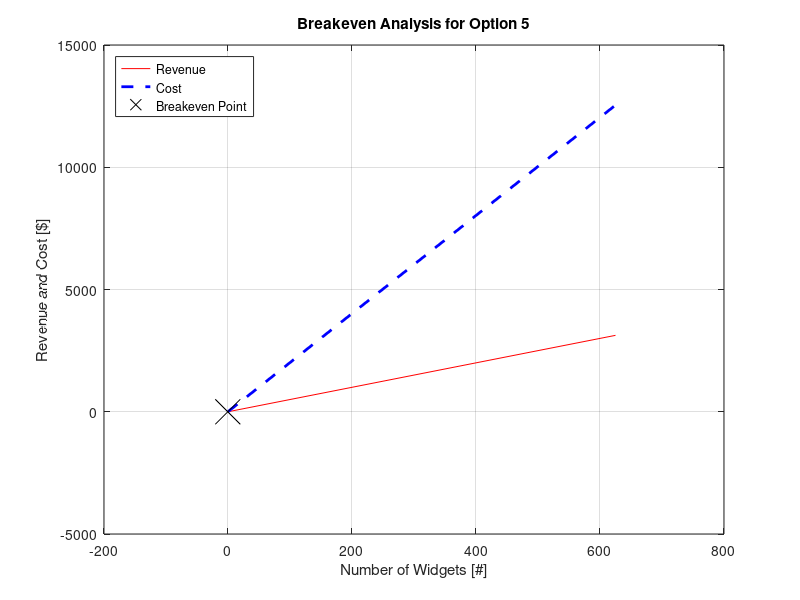
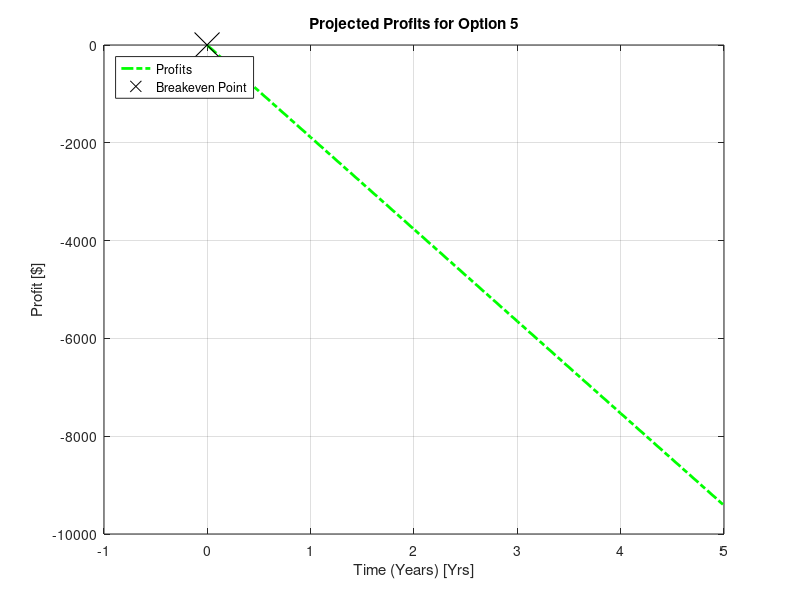

MATLAB code for these plots, in order:
%{
Kanyon Loyd    ENGR 1300-002     November 13th, 2017
Group Project

Problem Statement: Write a program to conduct a breakeven analysis in order 
to evaluate all options for the upgrade of a facility recently purchased by
new investors. Then create a plot displaying the number of widgets over the
abcissa and revenue and cost on the ordinate, as well as a plot
with time on the abcissa and profit on the ordinate.

Variables
breakeven = breakeven time [yrs]
breakeven2 = breakeven in widgets [#}
CostPlot = plot variable vector containing total cost for production of widget [$]
days = number of days facility operates per week
EnergyCost = energy cost per widget [$]
LaborCost = labor cost per widget [$]
LandfillCost = landfill cost per widget [$]
MachineProduction = number of widgets produced per day [#]
MaintenanceCost = maintenance cost per widget [$]
MaterialCost = material cost per widget [$]
Name = Name of option
Profit = Profit per year vector [$]
ProfitPlot = plot variable vector containing total profit per year [$]
PurchaseCost = Initial cost of upgrade [$]
Revenue = Revenue per year [$]
RevenuePlot = plot variable vector containing revenue times years [$]
SellingPrice = Selling price per widget [$]
Title1 = Title of first plot
Title2 = Title of second plot
TotalCost = Vector of cost times years [$]
TotalMatCost = Cost of materials per widget
TotalRevenue = Revenue vector per year [$]
TotalVarCost = Total variable cost per year [$]
VarCost = Total variable cost per widget
weeks = Number of weeks per year the facility operates
weight = weight of widget [g], then converted to [lbm]
Widgets = plot vector of number of widgets [#]
years = number of years for analysis [yrs]
YearsRun = vector containing number of years
%}

clear
clc
close all

weight=input('Please enter the weight of the widget in grams: ');
SellingPrice = input('Please enter the selling price of each widget in dollars: ');
Name = input('Please enter the name of the equipment option: ', 's');
PurchaseCost = input('Please enter the cost to purchase the new equipment in dollars: ');
EnergyCost = input('Please enter the energy cost to produce each widget in dollars: ');
LaborCost = input('Please enter the labor cost to produce each widget in dollars: ');
MaintenanceCost = input('Please enter the maintenance cost to produce each widget in dollars: ');
LandfillCost=input('Please enter the landfill cost to produce each widget in dollars: ');
MaterialCost = input('Please enter the material cost for each widget produced in dollars/lbm: ');
MachineProduction = input('Please enter the number of widgets produced each day: ');
days = input('Please enter the number of days per week that the plant will run: ');
weeks = input('Please enter the number of weeks per year that the plant will run: ');
years = input('Please enter the number of years this analysis should include: ');

%convert weight to lbm from grams
weight = weight/1000*2.205; %[lbm]

%Find total material cost
TotalMatCost = weight*MaterialCost;

%find Variable Cost per widget
VarCost = EnergyCost+LaborCost+MaintenanceCost+LandfillCost+TotalMatCost; %Variable cost per widget

%Find Total Cost per year
TotalVarCost=VarCost*MachineProduction*days*weeks;
YearsRun=[0:1:years];
TotalCost = TotalVarCost*YearsRun;

%Find Revenue for the number of years
Revenue = MachineProduction*SellingPrice*days*weeks; %revenue per year
TotalRevenue=Revenue*YearsRun;

%Determine Total Profit for the number of years
Profit=TotalRevenue-TotalCost-PurchaseCost;

%Find breakeven time
breakeven = PurchaseCost/(Revenue-TotalVarCost); % breakeven in years
breakeven2 = PurchaseCost/(SellingPrice-VarCost); % breakeven in widgets

%Output statements
fprintf('\n')
fprintf('The machine listed below will operate for %0.0f days per year \n', days*weeks);
fprintf('\n');
fprintf('Option: %s \n', Name);
fprintf('\t Producing %0.0f widgets each week will generate per year: \n', MachineProduction*days );
fprintf('\t\t Revenue:\t $%0.0f \n', Revenue );
fprintf('\t\t Cost:\t $%0.0f \n', TotalVarCost);
fprintf('\t Total number of widgets produced each year: %0.1E \n', MachineProduction*days*weeks);
fprintf('\t The breakeven time is %0.0f months, or %0.0f widgets. \n', breakeven*12, breakeven2);
fprintf('\t The total profit after %0.0f years is $%0.0f \n', years, Profit(1, years+1));

%Plot Variables
Widgets=[0, MachineProduction*days*weeks*years];
RevenuePlot=Widgets*SellingPrice;
CostPlot=Widgets*VarCost+PurchaseCost;
ProfitPlot=(Revenue-TotalVarCost)*YearsRun-PurchaseCost;
Title2 = sprintf('Projected Profits for Option %s', Name);
Title1 = sprintf('Breakeven Analysis for Option %s', Name); 

%Plot
figure('color', 'w')
plot(Widgets, RevenuePlot, '-r', Widgets, CostPlot, '--b', 'LineWidth',2)
hold on
plot(breakeven2, breakeven2*SellingPrice, 'xk', 'Markersize', 18)
xlabel('Number of Widgets [#]')
ylabel('Revenue and Cost [$]')
title(Title1)
legend('Revenue', 'Cost', 'Breakeven Point', 'Location', 'Northwest')
grid on
%Plot 2
figure('color', 'w')
plot(YearsRun, ProfitPlot, '-.g', 'LineWidth', 2)
hold on
plot(breakeven, 0, 'xk', 'MarkerSize', 18)
xlabel('Time (Years) [Yrs]')
ylabel('Profit [$]')
legend('Profits', 'Breakeven Point', 'location', 'Northwest')
title(Title2)
grid on









